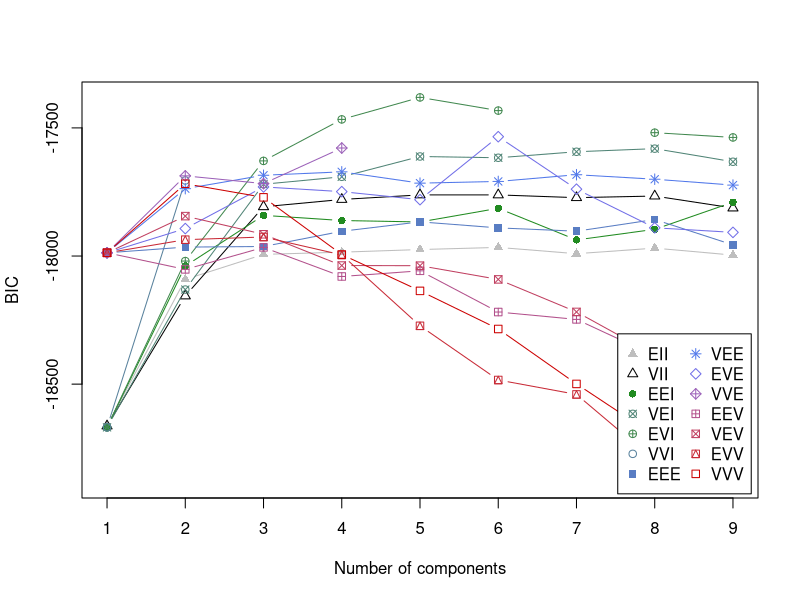
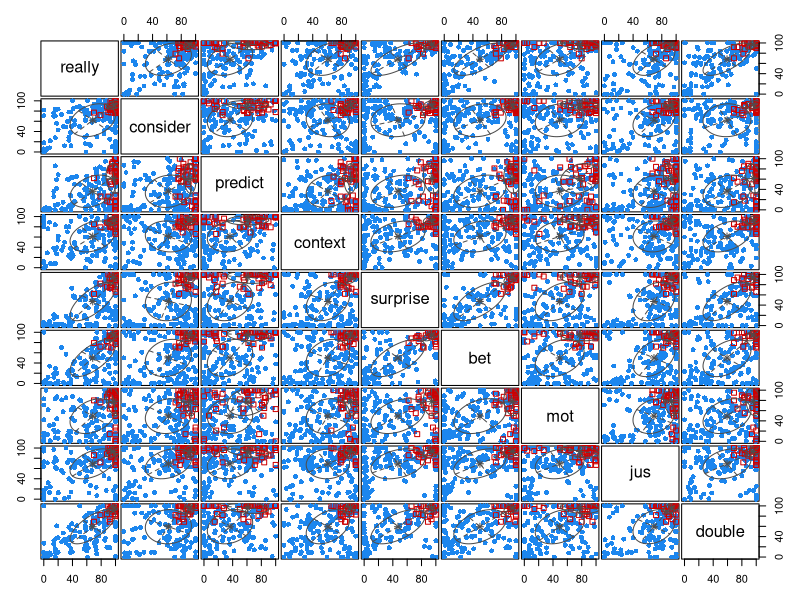

Write the R code that produced these figures, in order. (Note: this script raises an error after producing the figures.)
# libraries
library(tidyverse)
library(lme4)
library(psych)
library(corrplot)
library(mclust)
library(patchwork)
library(GGally)
library(ade4)
library(lavaan)
#for the notation
options(scipen=999)

#### Clean Data ####

DVs <- c("exi_1", "avl_1", "jus_1", "inv_1", "avd_1", "mot_1", "vul_1", "sen_1",
         "really_1", "consider_1", "predict_1", "context_1", 
         "surprise_1", "bet_1", "voluntarism_1", "double_1")

d <- read.csv("lb.p1.csv") %>% 
  slice(-c(1:2)) %>% 
  mutate(domain = case_when(superstition != "" ~ "superstition",
                            religious != "" ~ "religious",
                            superlative != "" ~ "superlative",
                            political != "" ~ "political")) %>% 
  filter(age != "") %>% 
  mutate(across(all_of(DVs), as.numeric)) %>% 
  rename_all(~ gsub("_1$", "", .)) %>% 
  dplyr::select(prolific, text, 
                sen, exi, avl, jus, inv, avd, mot, vul, 
                really, consider, predict, context,
                surprise, bet, voluntarism, double, 
                age, gen, race, domain)

#reverse score items so that high scores are more evidency/really believe
d$exi <- -1*(d$exi - 100)
d$avd <- -1*(d$avd - 100)
d$vul <- -1*(d$vul - 100)
d$double <- -1*(d$double - 100)
d$context <- -1*(d$context - 100)

# prepare for clustering
d.c <- d %>% 
  dplyr::select(really, consider, predict, context,
                surprise, bet, mot, jus, double, domain)

vars <- c("really", "consider", "predict", "context",
          "surprise", "bet", "mot", "jus", "double")

d.complete <- d.c[complete.cases(d.c[, c(vars, "domain")]), ]
residuals_df <- data.frame(matrix(ncol = length(vars), nrow = nrow(d.complete)))
colnames(residuals_df) <- vars
for(var in vars) {
  mod <- lmer(paste(var, "~ 1 + (1|domain)"), data = d.complete)
  residuals_df[[var]] <- residuals(mod)
}

#### GMM ####
# configure
d.cluster <- residuals_df
d.cluster <- d.complete %>% 
  select(-domain)

# how many clusters?
m <- mclustBIC(d.cluster)
summary(m)
plot(m)
ICL <- mclustICL(d.cluster)
summary(ICL)

# analysis
mod1 <- Mclust(d.cluster, x = m, G=2, modelNames = "VVE")
summary(mod1, parameters = TRUE)

# plot
plot(mod1, what = "classification")

##### 2-cluster #####

# Add cluster assignments to data
d_with_clusters_gauss <- d.cluster
d_with_clusters_gauss$cluster <- factor(m$classification,
                                        labels=c("Group 1", "Group 2"))

# Beautiful comprehensive pairs plot
ggpairs(d_with_clusters_gauss, 
        columns = c("really", "consider", "predict", "context", 
                    "surprise", "bet", "mot", "jus", "double"),
        aes(color = cluster, alpha = 0.6),
        upper = list(continuous = wrap("cor", size = 3)),  # Correlations in upper
        lower = list(continuous = wrap("points", alpha = 0.4, size = 0.8)),  # Scatter in lower
        diag = list(continuous = wrap("densityDiag", alpha = 0.7))) +  # Densities on diagonal
  scale_color_manual(values = c("#E69F00", "#56B4E9")) +
  scale_fill_manual(values = c("#E69F00", "#56B4E9")) +
  theme_minimal() +
  theme(strip.text = element_text(size = 8),
        axis.text = element_text(size = 6)) +
  ggtitle("Gaussian Mixture Model (k=2): Complete Pairwise Analysis")

##### similarity of covariance matrices #####

# Extract covariance matrices for each cluster
cov1 <- mod1$parameters$variance$sigma[,,1]
cov2 <- mod1$parameters$variance$sigma[,,2]

# Full sample covariance (pooled across groups)
cov_full <- cov(d.cluster)

# Convert to correlations (removes scale/variance effects)
cor1 <- cov2cor(cov1)
cor2 <- cov2cor(cov2)
cor_full <- cov2cor(cov_full)

# Frobenius distances on correlations
frob_cor_between <- norm(cor1 - cor2, type = "F")
frob_cor_g1_full <- norm(cor1 - cor_full, type = "F")
frob_cor_g2_full <- norm(cor2 - cor_full, type = "F")

# Normalize by number of unique correlations
n_vars <- ncol(d.cluster)
n_unique_cors <- n_vars * (n_vars - 1) / 2
norm_factor <- sqrt(n_unique_cors)

structural_similarity <- tibble(
  Comparison = c("Group 1 vs Group 2", 
                 "Group 1 vs Full",
                 "Group 2 vs Full"),
  Frobenius_Distance = c(frob_cor_between, frob_cor_g1_full, frob_cor_g2_full),
  Normalized_Distance = c(frob_cor_between, frob_cor_g1_full, frob_cor_g2_full) / norm_factor,
  Similarity_Percent = 100 * (1 - c(frob_cor_between, frob_cor_g1_full, frob_cor_g2_full) / norm_factor)
)

print(structural_similarity)

# Mantel test for Group 1 vs Group 2
mantel_result <- mantel.rtest(as.dist(cor1), as.dist(cor2), nrepet = 9999)
print(mantel_result)

# Also test each group vs full
mantel_g1_full <- mantel.rtest(as.dist(cor1), as.dist(cor_full), nrepet = 9999)
mantel_g2_full <- mantel.rtest(as.dist(cor2), as.dist(cor_full), nrepet = 9999)

# Summary
tibble(
  Comparison = c("Group 1 vs Group 2", "Group 1 vs Full", "Group 2 vs Full"),
  Mantel_r = c(mantel_result$obs, mantel_g1_full$obs, mantel_g2_full$obs),
  p_value = c(mantel_result$pvalue, mantel_g1_full$pvalue, mantel_g2_full$pvalue)
)


##### CFA #####

# Define single factor model
cfa_model <- '
  # Single latent factor
  general =~ really + consider + predict + context + surprise + bet + mot + jus + double
'

# Fit the model
fit_cfa <- cfa(cfa_model, data = d.cluster)

# Summary with fit indices and standardized loadings
summary(fit_cfa, fit.measures = TRUE, standardized = TRUE)

# Extract key fit indices
fit_indices <- fitMeasures(fit_cfa, c("chisq", "df", "pvalue", 
                                      "cfi", "tli", "rmsea", "rmsea.ci.lower", "rmsea.ci.upper",
                                      "srmr", "aic", "bic"))
print(fit_indices)

##### .5 SD of the mean of the factor scores (or something like that) and plot them on the individual item distributions

#### Factor Score Range Overlay Visualization ####

# Get factor scores
factor_scores <- predict(fit_cfa)
d_with_factors <- d.cluster %>%
  mutate(factor_score = factor_scores[,1])

# Identify individuals within ±0.5 SD of mean factor score
mean_fs <- mean(d_with_factors$factor_score)
sd_fs <- sd(d_with_factors$factor_score)

lower_bound <- mean_fs - 0.5 * sd_fs
upper_bound <- mean_fs + 0.5 * sd_fs

# Flag individuals in this range
d_with_factors <- d_with_factors %>%
  mutate(in_middle_range = factor_score >= lower_bound & factor_score <= upper_bound)

# Subset for middle range
d_middle <- d_with_factors %>% filter(in_middle_range)

# Calculate proportion for scaling
prop_middle <- nrow(d_middle) / nrow(d_with_factors)

# Create plots for each item
item_names <- colnames(d.cluster)
plots_list <- list()

for(item in item_names) {
  p <- ggplot() +
    # Full distribution (background)
    geom_density(data = d.cluster, aes(x = .data[[item]]), 
                 fill = "gray70", alpha = 0.4, color = "black", linewidth = 0.8) +
    # Middle range distribution (scaled overlay)
    geom_density(data = d_middle, aes(x = .data[[item]], y = after_stat(density) * prop_middle), 
                 fill = "#56B4E9", alpha = 0.7, color = "#0072B2", linewidth = 0.8) +
    theme_minimal() +
    labs(title = item, x = NULL, y = "Density")
  
  plots_list[[item]] <- p
}

# Combine
wrap_plots(plots_list, ncol = 3) +
  plot_annotation(
    title = "Item Distributions",
    subtitle = sprintf("",
                       sum(d_with_factors$in_middle_range),
                       nrow(d_with_factors),
                       100 * mean(d_with_factors$in_middle_range))
  )

# Get factor scores
factor_scores <- predict(fit_cfa)
d_with_factors <- d.cluster %>%
  mutate(factor_score = factor_scores[,1])

# Identify individuals within ±0.5 SD of mean factor score
mean_fs <- mean(d_with_factors$factor_score)
sd_fs <- sd(d_with_factors$factor_score)
lower_bound <- mean_fs - 0.5 * sd_fs
upper_bound <- mean_fs + 0.5 * sd_fs

# Flag individuals in this range
d_with_factors <- d_with_factors %>%
  mutate(in_middle_range = factor_score >= lower_bound & factor_score <= upper_bound)

# Subset for middle range
d_middle <- d_with_factors %>% filter(in_middle_range)

# Create plots for each item
item_names <- colnames(d.cluster)
plots_list <- list()

for(item in item_names) {
  p <- ggplot() +
    # Full distribution (background)
    geom_histogram(data = d.cluster, aes(x = .data[[item]]), 
                   fill = "gray70", color = "black", alpha = 0.4, 
                   bins = 8, position = "identity") +
    # Middle range distribution (overlay)
    geom_histogram(data = d_middle, aes(x = .data[[item]]), 
                   fill = "#56B4E9", color = "#0072B2", alpha = 0.7,
                   bins = 8, position = "identity") +
    theme_minimal() +
    labs(title = item, x = NULL, y = "Count")
  
  plots_list[[item]] <- p
}

# Combine
wrap_plots(plots_list, ncol = 3) +
  plot_annotation(
    title = "Item Distributions",
    subtitle = sprintf("",
                       sum(d_with_factors$in_middle_range),
                       nrow(d_with_factors),
                       100 * mean(d_with_factors$in_middle_range))
  )

#### Correlation plots ####

colnames(residuals_df) <- vars
for(var in vars) {
  mod <- lmer(paste(var, "~ 1 + (1|domain)"), data = d.complete)
  residuals_df[[var]] <- residuals(mod)
}
c <- corr.test(residuals_df, method = "pearson", alpha = 0.05, adjust = "holm")
corrplot(c$r, 
         p.mat = c$p, 
         method = "color", 
         type = "upper", 
         insig = "pch", 
         pch = "/",
         pch.col = "grey20",
         pch.cex = 2,
         addCoef.col = "black", 
         diag = TRUE,
         title = "All domains",
         tl.col = "black",
         tl.cex = 0.8,
         tl.srt = 45,
         cl.pos = "n",
         mar = c(0,0,2,0)
)

# broken by domains
superstitions <- d.complete %>% 
  filter(domain == "superstition") %>% 
  select(-domain)
m <- cor(d.e)
c <- corr.test(
  d.e,
  method = "pearson",
  alpha = 0.05,
  adjust = "holm"
)
corrplot(m, 
         p.mat = c$p, 
         method = "color", 
         type = "upper", 
         insig = "pch", 
         pch = "/",
         pch.col = "grey20",
         pch.cex = 2,
         addCoef.col = "black", 
         diag = T,
         title = "Superstitions",
         tl.col = "black",
         tl.cex = 0.8,
         tl.srt = 45,
         cl.pos = "n",
         mar=c(0,0,2,0)
)

religion <- d.complete %>% 
  filter(domain == "religious") %>% 
  select(-domain)
m <- cor(religion)
c <- corr.test(
  religion,
  method = "pearson",
  alpha = 0.05,
  adjust = "holm"
)
corrplot(m, 
         p.mat = c$p, 
         method = "color", 
         type = "upper", 
         insig = "pch", 
         pch = "/",
         pch.col = "grey20",
         pch.cex = 2,
         addCoef.col = "black", 
         diag = T,
         title = "Religious",
         tl.col = "black",
         tl.cex = 0.8,
         tl.srt = 45,
         cl.pos = "n",
         mar=c(0,0,2,0)
)

superlative <- d.complete %>% 
  filter(domain == "superlative") %>% 
  select(-domain)
m <- cor(superlative)
c <- corr.test(
  superlative,
  method = "pearson",
  alpha = 0.05,
  adjust = "holm"
)
corrplot(m, 
         p.mat = c$p, 
         method = "color", 
         type = "upper", 
         insig = "pch", 
         pch = "/",
         pch.col = "grey20",
         pch.cex = 2,
         addCoef.col = "black", 
         diag = T,
         title = "Superlative",
         tl.col = "black",
         tl.cex = 0.8,
         tl.srt = 45,
         cl.pos = "n",
         mar=c(0,0,2,0)
)

political <- d.complete %>% 
  filter(domain == "political") %>% 
  select(-domain)
m <- cor(political)
c <- corr.test(
  political,
  method = "pearson",
  alpha = 0.05,
  adjust = "holm"
)
corrplot(m, 
         p.mat = c$p, 
         method = "color", 
         type = "upper", 
         insig = "pch", 
         pch = "/",
         pch.col = "grey20",
         pch.cex = 2,
         addCoef.col = "black", 
         diag = T,
         title = "Political",
         tl.col = "black",
         tl.cex = 0.8,
         tl.srt = 45,
         cl.pos = "n",
         mar=c(0,0,2,0)
)

#### Distributions ####
# Distributions of items (for supplement)
p1 <- ggplot(d.c, aes(Evidence))+
  geom_histogram(aes(y = ..density..), bins = 10, fill = "skyblue", alpha = 0.7, boundary = 0) +
  geom_density(color = "salmon", linewidth = 0.5) +
  geom_vline(xintercept = -0.3, linetype = "dashed", color = "red") +
  theme_minimal()

p2 <- ggplot(d.c, aes(really))+
  geom_histogram(aes(y = ..density..), bins = 5, fill = "skyblue", alpha = 0.7, boundary = 0) +
  geom_density(color = "salmon", linewidth = 0.5) +
  theme_minimal()

p3 <- ggplot(d.c, aes(consider))+
  geom_histogram(aes(y = ..density..), bins = 5, fill = "skyblue", alpha = 0.7, boundary = 0) +
  geom_density(color = "salmon", linewidth = 0.5) +
  theme_minimal()

p4 <- ggplot(d.c, aes(predict))+
  geom_histogram(aes(y = ..density..), bins = 5, fill = "skyblue", alpha = 0.7, boundary = 0) +
  geom_density(color = "salmon", linewidth = 0.5) +
  theme_minimal()

p5 <- ggplot(d.c, aes(context))+
  geom_histogram(aes(y = ..density..), bins = 5, fill = "skyblue", alpha = 0.7, boundary = 0) +
  geom_density(color = "salmon", linewidth = 0.5) +
  theme_minimal()

p6 <- ggplot(d.c, aes(surprise))+
  geom_histogram(aes(y = ..density..), bins = 5, fill = "skyblue", alpha = 0.7, boundary = 0) +
  geom_density(color = "salmon", linewidth = 0.5) +
  theme_minimal()

p7 <- ggplot(d.c, aes(bet))+
  geom_histogram(aes(y = ..density..), bins = 5, fill = "skyblue", alpha = 0.7, boundary = 0) +
  geom_density(color = "salmon", linewidth = 0.5) +
  theme_minimal()

p8 <- ggplot(d.c, aes(voluntarism)) +
  geom_histogram(aes(y = ..density..), bins = 5, fill = "skyblue", alpha = 0.7, boundary = 0) +
  geom_density(color = "salmon", linewidth = 0.5) +
  theme_minimal()

p9 <- ggplot(d.c, aes(double)) +
  geom_histogram(aes(y = ..density..), bins = 5, fill = "skyblue", alpha = 0.7, boundary = 0) +
  geom_density(color = "salmon", linewidth = 0.5) +
  theme_minimal()

# Combine plots
(p1 | p2 | p3 | p4) /
  (p5 | p6 | p7 | p8 | p9)

# Two factor solution
p8 <- ggplot(d.c, aes(Existence)) +
  geom_histogram(aes(y = ..density..), bins = 30, fill = "skyblue", alpha = 0.7, boundary = 0) +
  geom_density(color = "salmon", linewidth = 0.5) +
  geom_vline(xintercept = -0.35, linetype = "dashed", color = "red") +
  theme_minimal()

p9 <- ggplot(d.c, aes(Transigence)) +
  geom_histogram(aes(y = ..density..), bins = 30, fill = "skyblue", alpha = 0.7, boundary = 0) +
  geom_density(color = "salmon", linewidth = 0.5) +
  geom_vline(xintercept = 0, linetype = "dashed", color = "red") +
  theme_minimal()


p8+p9

# Evidence intercept
d.o <- d.e

#pretend participant who answered 50 for everything
new <- data.frame(matrix(50, nrow = 1, ncol = ncol(d.o)))
colnames(new) <- colnames(d.o)

# Add the new row to the dataset
d_INTERCEPT <- rbind(d.o, new)

factor.scores_INTERCEPT <- fa(d_INTERCEPT, nfactors = 2, fm = "pa", rotate = "oblimin", scores = "tenBerge")
INTERCEPT <- data.frame(factor.scores_INTERCEPT[["scores"]])
colnames(INTERCEPT)[colnames(INTERCEPT) == "PA1"] <- "Evidence"
colnames(INTERCEPT)[colnames(INTERCEPT) == "PA2"] <- "Transigence"

symbolic_intercept <- INTERCEPT[nrow(INTERCEPT), 1]
objectivity_intercept <- INTERCEPT[nrow(INTERCEPT), 2]
